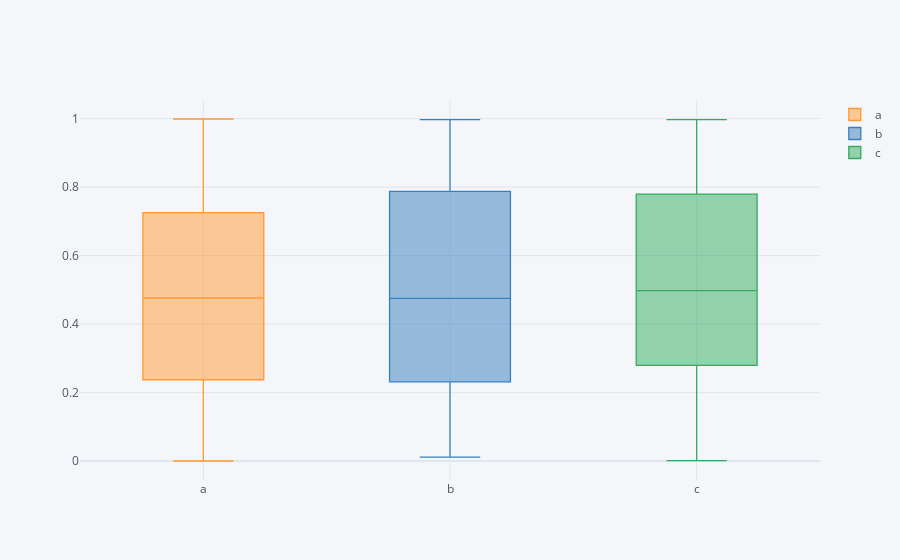

Notebook cell for this chart:
### Code cell
df.iplot(kind = 'box')

### Figure 1 — Plotly figure (JSON) as saved in the notebook; plotly's stock layout.template omitted (floating-point values rounded to 4 significant figures; data arrays with more than 128 entries replaced by an {"elided": "..."} marker saying what was removed)
{"data": [{"boxpoints": false, "line": {"width": 1.3}, "marker": {"color": "rgba(255, 153, 51, 1.0)"}, "name": "a", "orientation": "v", "type": "box", "y": {"elided": "300 float values"}}, {"boxpoints": false, "line": {"width": 1.3}, "marker": {"color": "rgba(55, 128, 191, 1.0)"}, "name": "b", "orientation": "v", "type": "box", "y": {"elided": "300 float values"}}, {"boxpoints": false, "line": {"width": 1.3}, "marker": {"color": "rgba(50, 171, 96, 1.0)"}, "name": "c", "orientation": "v", "type": "box", "y": {"elided": "300 float values"}}], "layout": {"legend": {"bgcolor": "#F5F6F9", "font": {"color": "#4D5663"}}, "paper_bgcolor": "#F5F6F9", "plot_bgcolor": "#F5F6F9", "title": {"font": {"color": "#4D5663"}}, "xaxis": {"gridcolor": "#E1E5ED", "showgrid": true, "tickfont": {"color": "#4D5663"}, "title": {"font": {"color": "#4D5663"}, "text": ""}, "zerolinecolor": "#E1E5ED"}, "yaxis": {"gridcolor": "#E1E5ED", "showgrid": true, "tickfont": {"color": "#4D5663"}, "title": {"font": {"color": "#4D5663"}, "text": ""}, "zerolinecolor": "#E1E5ED"}}}
